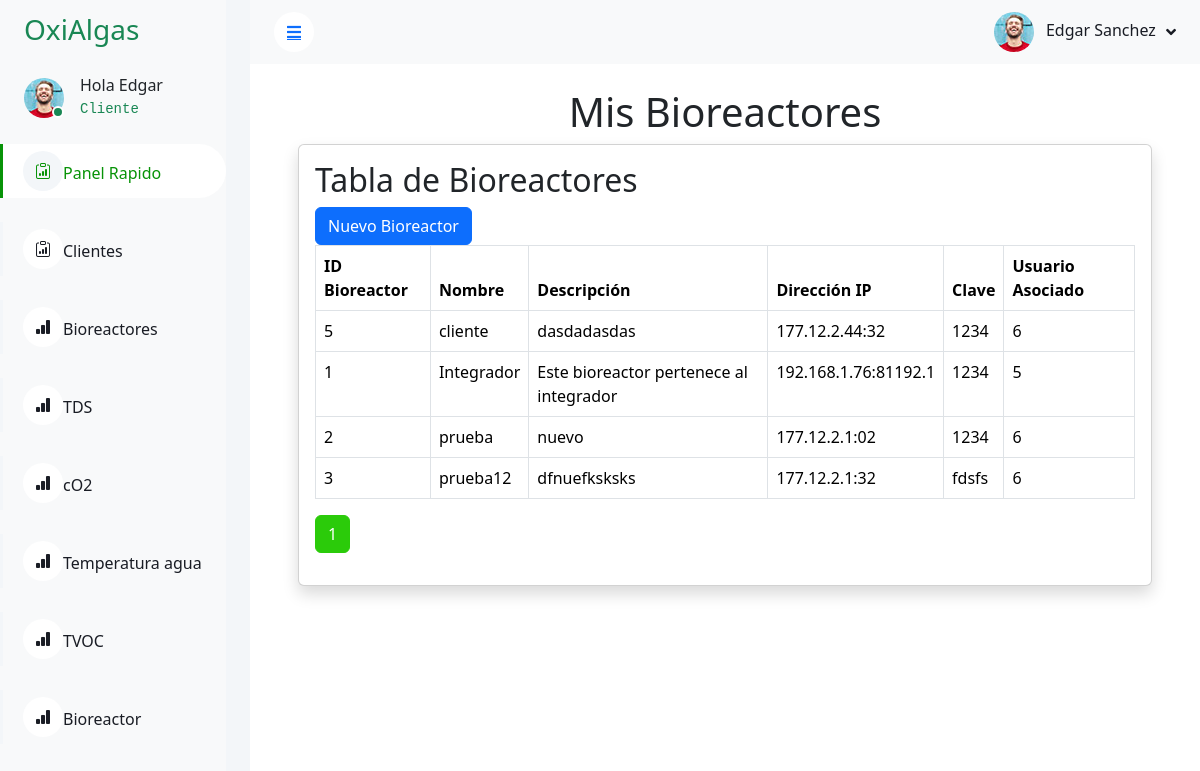
/dashmin-1.0.0/bioreactoradmin.php (signed in), run on the app's committed database.
### tables this page shows
CREATE TABLE `tabla_bioreactor` (
  `id_bioreactor` int(13) NOT NULL AUTO_INCREMENT,
  `nombre_bioreactor` varchar(255) DEFAULT NULL,
  `descripcion_bioreactor` varchar(255) DEFAULT NULL,
  `direccion_ip` varchar(20) DEFAULT NULL,
  `clave` varchar(65) DEFAULT NULL,
  `id_usuario` int(13) DEFAULT NULL,
  PRIMARY KEY (`id_bioreactor`),
  KEY `id_usuario` (`id_usuario`),
  CONSTRAINT `tabla_bioreactor_ibfk_1` FOREIGN KEY (`id_usuario`) REFERENCES `tabla_usuarios` (`id_usuario`)
);

### php/conexion.php (called while the page is built, shortened)
<?php
class Database {
    private $host = "localhost";
    private $user = "root";
    private $password = "";
    private $database = "bioreactor";
    private $conn;
    public function __construct() {
        try {
            $this->conn = new mysqli($this->host, $this->user, $this->password, $this->database);
            $this->conn->set_charset("utf8mb4");
        } catch (mysqli_sql_exception $e) {
            die("Error de conexión a la base de datos: " . $e->getMessage());
        }
    }
    public function query($sql, $params = []) {
        $stmt = $this->conn->prepare($sql);
        if ($stmt) {
            if (count($params) > 0) {
                $types = '';
                foreach ($params as $param) {
                    $types .= $this->getParamType($param);
                }
                $stmt->bind_param($types, ...$params);
            }
            $stmt->execute();
            if (strpos(strtoupper($sql), 'SELECT') !== false) {
                $result = $stmt->get_result();
                $data = $result->fetch_all(MYSQLI_ASSOC);
                return $data;
            }
            return true;
        } else {
            echo "Error preparando la consulta: " . $this->conn->error;
            return false;
        }
    }
    private function getParamType($param) {
        if (is_int($param)) {
            return 'i';
        } elseif (is_double($param)) {
            return 'd';
        } elseif (is_string($param)) {
            return 's';
        } elseif (is_null($param)) {
            return 's';
        }
        return 's';
    }
}
?>

### dashmin-1.0.0/bioreactoradmin.php (the view, shortened to what this page needs)
<?php
require_once '../php/conexion.php';
$db = new Database();
if (isset($_SESSION['user_id'])) {
    $name = $_SESSION['nombre'];
    $lastname = $_SESSION['apellido'] ?? '';
    $tipoUsuario = $_SESSION['id_tipo_usuario'] ?? '';
    $registros_por_pagina_bioreactor = 5;
    $pagina_actual_bioreactor = isset($_GET['page_bioreactor']) ? (int) $_GET['page_bioreactor'] : 1;
    $offset_bioreactor = ($pagina_actual_bioreactor - 1) * $registros_por_pagina_bioreactor;
    $sql_bioreactor = "SELECT c.id_bioreactor,
                              c.nombre_bioreactor AS nombre_bioreactor,
                              c.descripcion_bioreactor AS descripcion_bioreactor,
                              c.direccion_ip,
                              c.clave,
                              c.id_usuario  -- Incluye la columna id_usuario para mostrar el usuario asociado
                       FROM tabla_bioreactor c
                       ORDER BY c.nombre_bioreactor ASC
                       LIMIT ? OFFSET ?";
    $bioreactores = $db->query($sql_bioreactor, [$registros_por_pagina_bioreactor, $offset_bioreactor]);
    $total_bioreactor_query = "SELECT COUNT(*) as total FROM tabla_bioreactor";
    $total_bioreactor = $db->query($total_bioreactor_query);
    $total_paginas_bioreactor = ceil($total_bioreactor[0]['total'] / $registros_por_pagina_bioreactor);
} else {
    session_destroy();
    header('Location: ./signup.php');
    exit;
}
?>
<!DOCTYPE html>
<html lang="en">
<head>
    <link href="https://cdnjs.cloudflare.com/ajax/libs/font-awesome/5.10.0/css/all.min.css" rel="stylesheet">
    <link href="https://cdn.jsdelivr.net/npm/bootstrap-icons@1.4.1/font/bootstrap-icons.css" rel="stylesheet">
    <link href="lib/owlcarousel/assets/owl.carousel.min.css" rel="stylesheet">
    <link href="lib/tempusdominus/css/tempusdominus-bootstrap-4.min.css" rel="stylesheet" />
    <link href="css/bootstrap.min.css" rel="stylesheet">
    <link href="css/style.css" rel="stylesheet">
    <link href="https://cdn.jsdelivr.net/npm/bootstrap@5.3.3/dist/css/bootstrap.min.css" rel="stylesheet"
>
</head>
<body onload="init()">
    <div class="container-xxl position-relative bg-white d-flex p-0">
        <div class="sidebar pe-4 pb-3">
            <nav class="navbar bg-light navbar-light">
                <a href="index.html" class="navbar-brand mx-4 mb-3">
                    <h3 class="text-success"></i>OxiAlgas</h3>
                </a>
                <div class="d-flex align-items-center ms-4 mb-4">
                    <div class="position-relative">
                        <img class="rounded-circle" src="img/user.jpg" alt="" style="width: 40px; height: 40px;">
                        <div
                            class="bg-success rounded-circle border border-2 border-white position-absolute end-0 bottom-0 p-1">
                        </div>
                    </div>
                    <div class="ms-3">
                        <h6 class="mb-0"><?php echo 'Hola ' . $name; ?></h6>
                        <?php
                        if ($tipoUsuario == 1) {
                            echo '<code class="text-success">Cliente</code>';
                        } else if ($tipoUsuario == 2) {
                            echo '<code class="text-success">Administrador</code>';
                        } else {
                            echo '<code class="text-danger">Error Desconocido</code>';
                        }
                        ?>
                    </div>
                </div>
                <div class="navbar-nav w-100">
                    <a href="./index.php" class="nav-item nav-link active"><i class="bi bi-clipboard-data"></i>Panel
                        Rapido</a><br />
                    <a href="./clientes.php" class="nav-item nav-link "><i
                            class="bi bi-clipboard-data"></i>Clientes</a><br />
                    <a href="./bioreactoradmin.php" class="nav-item nav-link "><i
                            class="bi bi-bar-chart-fill"></i>Bioreactores</a><br />
                    <a href="./graficos.php" class="nav-item nav-link "><i
                            class="bi bi-bar-chart-fill"></i>TDS</a><br />
                    <a href="./co2.php" class="nav-item nav-link "><i class="bi bi-bar-chart-fill"></i>cO2</a><br />
                    <a href="./tempagua.php" class="nav-item nav-link "><i class="bi bi-bar-chart-fill"></i>Temperatura
                        agua</a><br />
                    <a href="./tvoc.php" class="nav-item nav-link "><i class="bi bi-bar-chart-fill"></i>TVOC</a><br />
                    <a href="./bioreactor.php" class="nav-item nav-link "><i
                            class="bi bi-bar-chart-fill"></i>Bioreactor</a><br />
                </div>
            </nav>
        </div>
        <div class="content">
            <nav class="navbar navbar-expand bg-light navbar-light sticky-top px-4 py-0">
                <a href="#" class="sidebar-toggler flex-shrink-0">
                    <i class="fa fa-bars"></i>
                </a>
                <div class="navbar-nav align-items-center ms-auto">
                    <div class="nav-item dropdown">
                        <a href="#" class="nav-link dropdown-toggle" data-bs-toggle="dropdown">
                            <img class="rounded-circle me-lg-2" src="img/user.jpg" alt=""
                                style="width: 40px; height: 40px;">
                            <span class="d-none d-lg-inline-flex"><?php echo $name . ' ' . $lastname; ?></span>
                        </a>
                    </div>
                </div>
            </nav>
            <div class="container-fluid pt-4 px-4">
                <h1 class="display-6 text-center">Mis Bioreactores</h1>
                <div class="container">
                    <div class="container">
                        <div class="card shadow mb-4">
                            <div class="card-body">
                                <div class="table-responsive">
                                    <h2>Tabla de Bioreactores</h2>
                                    <a href="./crear_bioreactor.php"><input type="button" class="btn btn-primary" value="Nuevo Bioreactor"  /></a>
                                    <table class="table table-bordered">
                                        <thead>
                                            <tr>
                                                <th>ID Bioreactor</th>
                                                <th>Nombre</th>
                                                <th>Descripción</th>
                                                <th>Dirección IP</th>
                                                <th>Clave</th>
                                                <th>Usuario Asociado</th>
                                            </tr>
                                        </thead>
                                        <tbody>
                                            <?php foreach ($bioreactores as $bioreactor): ?>
                                                <tr>
                                                    <td><?= htmlspecialchars($bioreactor['id_bioreactor']) ?></td>
                                                    <td><?= htmlspecialchars($bioreactor['nombre_bioreactor']) ?></td>
                                                    <td><?= htmlspecialchars($bioreactor['descripcion_bioreactor']) ?></td>
                                                    <td><?= htmlspecialchars($bioreactor['direccion_ip']) ?></td>
                                                    <td><?= htmlspecialchars($bioreactor['clave']) ?></td>
                                                    <td><?= htmlspecialchars($bioreactor['id_usuario']) ?></td>
                                                </tr>
                                            <?php endforeach; ?>
                                        </tbody>
                                    </table>
                                    <nav>
                                        <ul class="pagination">
                                            <?php for ($i = 1; $i <= $total_paginas_bioreactor; $i++): ?>
                                                <li
                                                    class="page-item <?= ($i == $pagina_actual_bioreactor) ? 'active' : '' ?>">
                                                    <a class="page-link" href="?page_bioreactor=<?= $i ?>"><?= $i ?></a>
                                                </li>
                                            <?php endfor; ?>
                                        </ul>
                                    </nav>
                                </div>
                            </div>
                        </div>
                    </div>
                </div>
            </div>
</body>
</html>

### dashmin-1.0.0/css/style.css (style rules this page uses)
:root { --primary: #079307; --light: #f3f6f9; --dark: #191c24; }
.btn { transition: 0.5s; }
.btn.btn-primary { color: #ffffff; }
.sidebar { position: fixed; top: 0; left: 0; bottom: 0; width: 250px; height: 100vh; overflow-y: auto; background: var(--light); transition: 0.5s; z-index: 999; }
.content { margin-left: 250px; min-height: 100vh; background: #ffffff; transition: 0.5s; }
@media (min-width: 992px) { .sidebar { margin-left: 0; } }
@media (min-width: 992px) { .content { width: calc(100% - 250px); } }
.sidebar .navbar .navbar-nav .nav-link { padding: 7px 20px; color: var(--dark); font-weight: 500; border-left: 3px solid var(--light); border-radius: 0 30px 30px 0; outline: none; }
.sidebar .navbar .navbar-nav .nav-link:hover, .sidebar .navbar .navbar-nav .nav-link.active { color: var(--primary); background: #ffffff; border-color: var(--primary); }
.sidebar .navbar .navbar-nav .nav-link i { width: 40px; height: 40px; display: inline-flex; align-items: center; justify-content: center; background: #ffffff; border-radius: 40px; }
.sidebar .navbar .navbar-nav .nav-link:hover i, .sidebar .navbar .navbar-nav .nav-link.active i { background: var(--light); }
.content .navbar .navbar-nav .nav-link { margin-left: 25px; padding: 12px 0; color: var(--dark); outline: none; }
.content .navbar .sidebar-toggler, .content .navbar .navbar-nav .nav-link i { width: 40px; height: 40px; display: inline-flex; align-items: center; justify-content: center; background: #ffffff; border-radius: 40px; }
.content .navbar .dropdown-toggle::after { margin-left: 6px; vertical-align: middle; border: none; content: "\f107"; font-family: "Font Awesome 5 Free"; font-weight: 900; transition: 0.5s; }

### data on the page
tabla_bioreactor: id_bioreactor "5", nombre_bioreactor "cliente", descripcion_bioreactor "dasdadasdas", direccion_ip "177.12.2.44:32", clave "1234", id_usuario "6"
tabla_bioreactor: id_bioreactor "1", nombre_bioreactor "Integrador", descripcion_bioreactor "Este bioreactor pertenece al integrador", direccion_ip "192.168.1.76:81192.1", clave "1234", id_usuario "5"
tabla_bioreactor: id_bioreactor "2", nombre_bioreactor "prueba", descripcion_bioreactor "nuevo", direccion_ip "177.12.2.1:02", clave "1234", id_usuario "6"
tabla_bioreactor: id_bioreactor "3", nombre_bioreactor "prueba12", descripcion_bioreactor "dfnuefksksks", direccion_ip "177.12.2.1:32", clave "fdsfs", id_usuario "6"

### other printed values
$name "Edgar"
$lastname "Sanchez"
